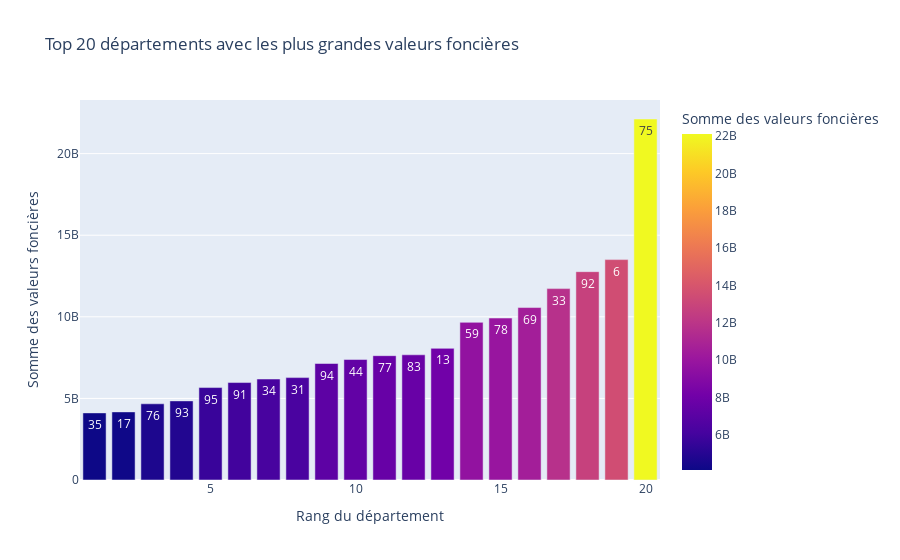

The notebook cell this image was saved under:
### Markdown cell above
#### DataViz n°4

### Code cell
grouped_df = df_2022.groupby('code_departement')['valeur_fonciere'].sum().reset_index()
top20_df = grouped_df.sort_values('valeur_fonciere', ascending=False).head(20)
top20_df = top20_df.sort_values('valeur_fonciere', ascending=True)
top20_df['x_axis_order'] = range(1, len(top20_df) + 1)
fig = px.bar(top20_df, x='x_axis_order', y='valeur_fonciere', 
             color='valeur_fonciere', 
             labels={'valeur_fonciere':'Somme des valeurs foncières', 
                     'x_axis_order':'Rang du département'},
             hover_data=['code_departement'],
             title="Top 20 départements avec les plus grandes valeurs foncières")
fig.update_traces(text=top20_df['code_departement'], textposition='inside')
fig.show()

### Figure 1 — Plotly figure (JSON) as saved in the notebook; plotly's stock layout.template omitted (floating-point values rounded to 4 significant figures)
{"data": [{"alignmentgroup": "True", "customdata": [[35], [17], [76], [93], [95], [91], [34], [31], [94], [44], [77], [83], [13], [59], [78], [69], [33], [92], [6], [75]], "hovertemplate": "Rang du département=%{x}<br>Somme des valeurs foncières=%{marker.color}<br>code_departement=%{customdata[0]}<extra></extra>", "legendgroup": "", "marker": {"color": [4113000000.0, 4174000000.0, 4670000000.0, 4847492100, 5664000000.0, 5971000000.0, 6187000000.0, 6275000000.0, 7139000000.0, 7383000000.0, 7618000000.0, 7672000000.0, 8066000000.0, 9660000000.0, 9925000000.0, 10570000000.0, 11730000000.0, 12770000000.0, 13510000000.0, 22121472927], "coloraxis": "coloraxis", "pattern": {"shape": ""}}, "name": "", "offsetgroup": "", "orientation": "v", "showlegend": false, "text": [35, 17, 76, 93, 95, 91, 34, 31, 94, 44, 77, 83, 13, 59, 78, 69, 33, 92, 6, 75], "textposition": "inside", "type": "bar", "x": [1, 2, 3, 4, 5, 6, 7, 8, 9, 10, 11, 12, 13, 14, 15, 16, 17, 18, 19, 20], "xaxis": "x", "y": [4113000000.0, 4174000000.0, 4670000000.0, 4847492100, 5664000000.0, 5971000000.0, 6187000000.0, 6275000000.0, 7139000000.0, 7383000000.0, 7618000000.0, 7672000000.0, 8066000000.0, 9660000000.0, 9925000000.0, 10570000000.0, 11730000000.0, 12770000000.0, 13510000000.0, 22121472927], "yaxis": "y"}], "layout": {"barmode": "relative", "coloraxis": {"colorbar": {"title": {"text": "Somme des valeurs foncières"}}, "colorscale": [[0, "#0d0887"], [0.1111, "#46039f"], [0.2222, "#7201a8"], [0.3333, "#9c179e"], [0.4444, "#bd3786"], [0.5556, "#d8576b"], [0.6667, "#ed7953"], [0.7778, "#fb9f3a"], [0.8889, "#fdca26"], [1, "#f0f921"]]}, "legend": {"tracegroupgap": 0}, "title": {"text": "Top 20 départements avec les plus grandes valeurs foncières"}, "xaxis": {"anchor": "y", "domain": [0, 1], "title": {"text": "Rang du département"}}, "yaxis": {"anchor": "x", "domain": [0, 1], "title": {"text": "Somme des valeurs foncières"}}}}
